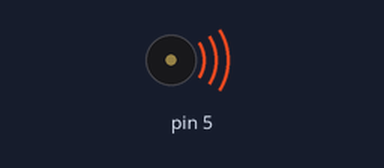
A sketch run on a simulated Arduino Uno, built with avr-gcc and run on an emulated ATmega328P. On the bench: buzzer (waves = sounding).

Above: at 0.1 s.
At 7.3 s:
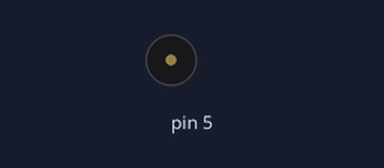
Timing chart, 0 to 8.8 s (numbered marks = the images above):
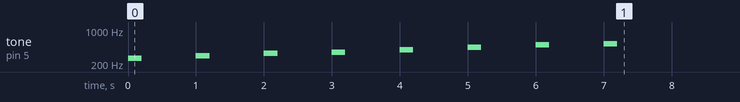

The sketch:

bz_melody.ino
```cpp
//음계 상수 정의
#define NOTE_C4  262
#define NOTE_D4  294
#define NOTE_E4  330
#define NOTE_F4  349
#define NOTE_G4  392
#define NOTE_A4  440
#define NOTE_B4  494
#define NOTE_C5  523

//음계 배열
int melody[] = {NOTE_C4, NOTE_D4, NOTE_E4, NOTE_F4,
        NOTE_G4, NOTE_A4, NOTE_B4, NOTE_C5};

void setup() {
  pinMode(5, OUTPUT);
  //음계 재생
  for(int i = 0; i < 8; i++){
    tone(5, melody[i], 200);
    delay(1000);
  }
}

void loop() {
}
```
